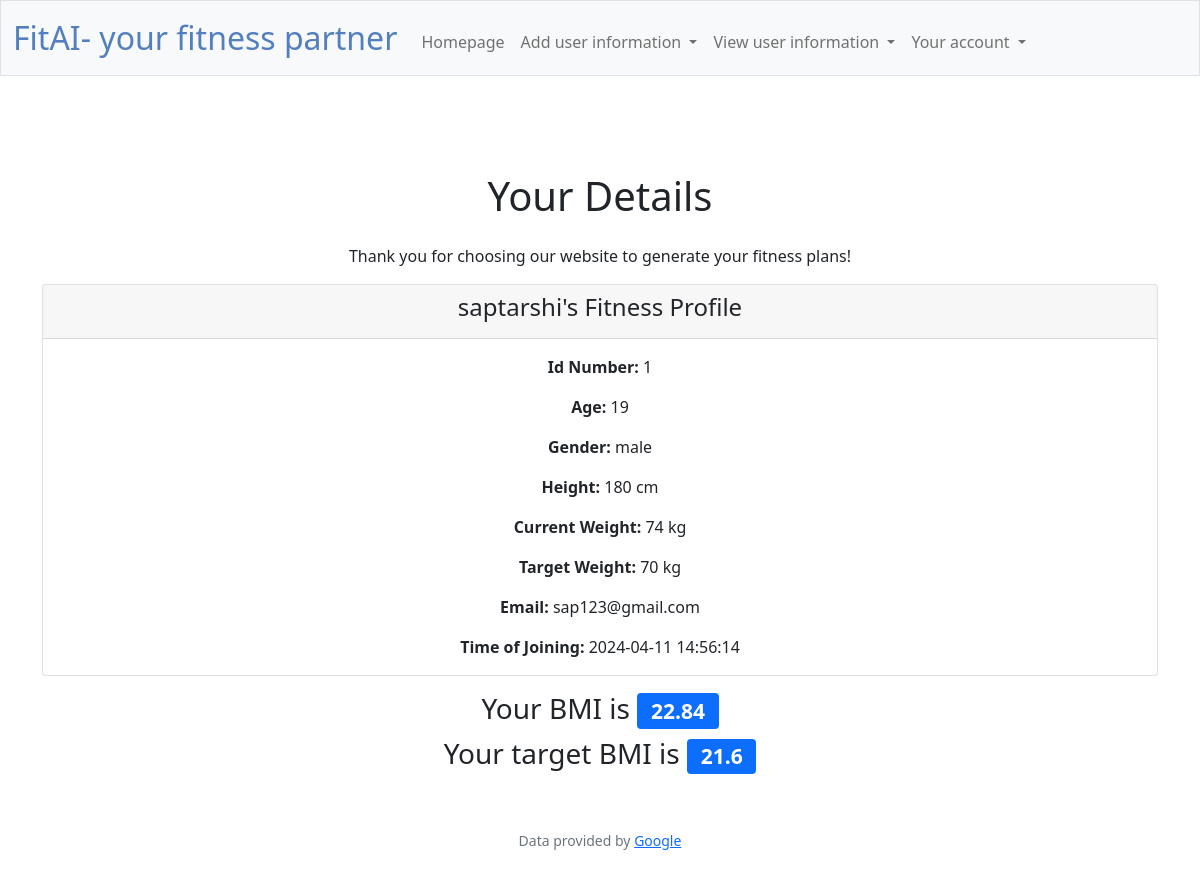
The app's page /homepage (signed in), older data.
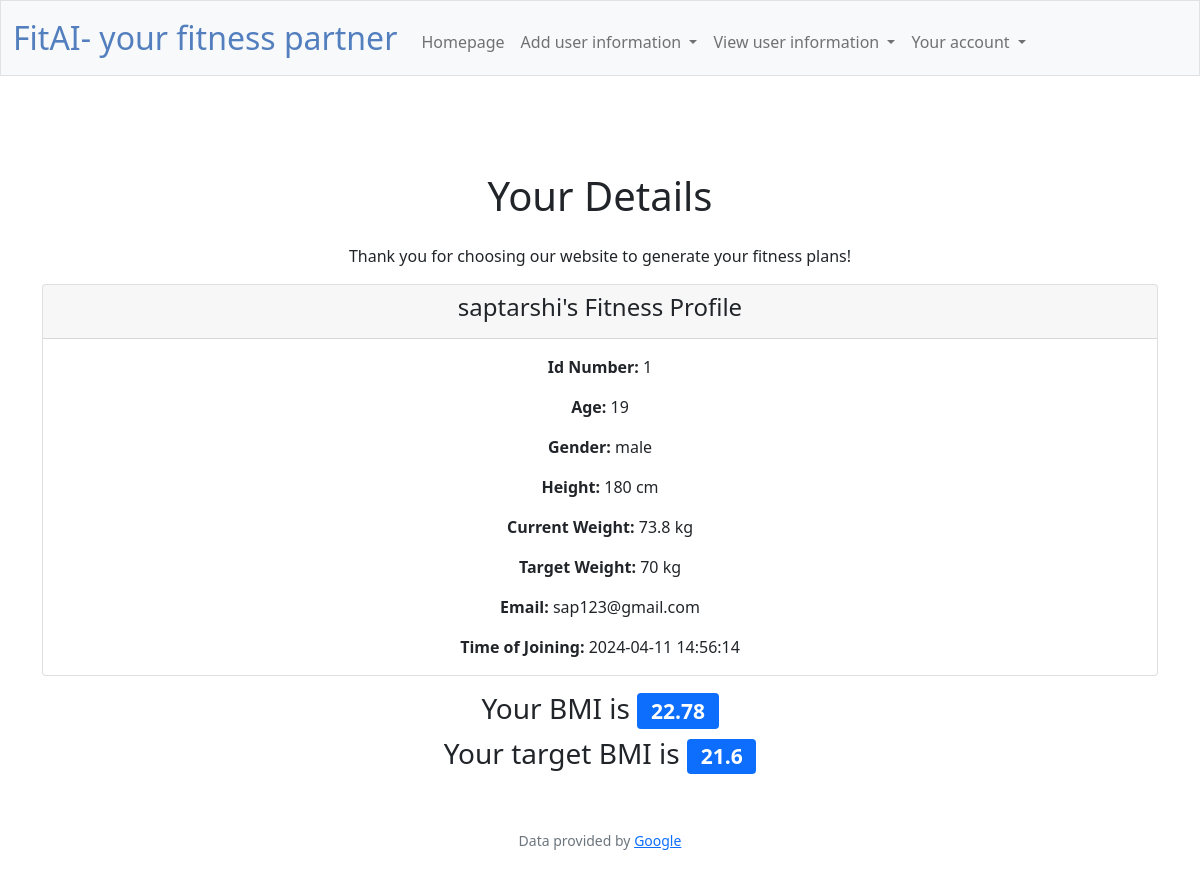
The same page, newer data.
### tables this page shows
CREATE TABLE user (
    id INTEGER PRIMARY KEY,
    username VARCHAR(255),
    email VARCHAR(255),
    password VARCHAR,
    time_joined TIMESTAMP,
    curr_weight DECIMAL(12,2),
    target_weight DECIMAL(12,2),
    height DECIMAL(12,2),
    gender VARCHAR(255),
    age INTEGER
);

### app.py (the view)
@app.route("/homepage")
@login_required
def home():
    try:
        user_details = db.execute("""
            SELECT id, username, email, time_joined, curr_weight, target_weight, height, gender, age
            FROM user
            WHERE id = ?
        """, (user_c_id))
        print(user_details)
        h = user_details[0]["height"]/100
        bmi = round((user_details[0]["curr_weight"]/(h*h)), 2)
        bmi_target = round((user_details[0]["target_weight"]/(h*h)), 2)
        return render_template("home.html", user_details= user_details, bmi=bmi, bmi_target = bmi_target)
    except Exception as e:
        print(f"An error occurred: {e}")
        return render_template("error.html", message="An internal server error occurred.")

### app.py (called while the page is built)
@app.after_request
def after_request(response):
    response.headers["Cache-Control"] = "no-cache, no-store, must-revalidate"
    response.headers["Expires"] = 0
    response.headers["Pragma"] = "no-cache"
    return response

### helpers.py (called while the page is built)
def login_required(f):
    @wraps(f)
    def decorated_function(*args, **kwargs):
        if session.get("user_id") is None:
            return redirect("/login")
        return f(*args, **kwargs)
    return decorated_function

### templates/home.html (shortened to what this page needs)
{% extends "layout.html" %}
{% block main %}
<div class="container mt-5">
    <h1 class="text-center mb-4">Your Details</h1>
    <p class="text-center">Thank you for choosing our website to generate your fitness plans!</p>
    {% for item in user_details %}
        <div class="card mb-3">
            <div class="card-header">
                <h4 class="card-title">{{ item.username }}'s Fitness Profile</h4>
            </div>
            <div class="card-body">
                <p class="card-text"><strong>Id Number:</strong> {{ item.id }}</p>
                <p class="card-text"><strong>Age:</strong> {{ item.age }}</p>
                <p class="card-text"><strong>Gender:</strong> {{ item.gender }}</p>
                <p class="card-text"><strong>Height:</strong> {{ item.height }} cm</p>
                <p class="card-text"><strong>Current Weight:</strong> {{ item.curr_weight }} kg</p>
                <p class="card-text"><strong>Target Weight:</strong> {{ item.target_weight }} kg</p>
                <p class="card-text"><strong>Email:</strong> {{ item.email }}</p>
                <p class="card-text"><strong>Time of Joining:</strong> {{ item.time_joined }}</p>
            </div>
        </div>
    {% endfor %}
    <div class="text-center">
        <p class="h3">Your BMI is <span class="badge bg-primary">{{ bmi }}</span></p>
    </div>
    <div class="text-center">
        <p class="h3">Your target BMI is <span class="badge bg-primary">{{ bmi_target }}</span></p>
    </div>
</div>
{% endblock %}

Row changes from the older to the newer data that the page shows:
changed user "saptarshi": curr_weight "74" → "73.8"
Text that changed along with them:
{{ bmi }}: "22.84" → "22.78"
